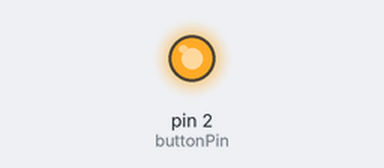
Bench run of a sketch on a simulated Arduino Uno, built with avr-gcc and run on an emulated ATmega328P. Parts: output pins drawn as LEDs (lit = HIGH).

Above: at 0.1 s.
Timing chart, 0 to 1.6 s (numbered marks = the images above):
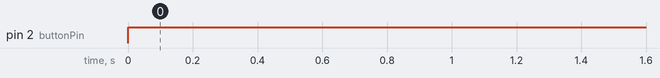

The sketch:

buzzer.ino
```cpp
const int buttonPin = 2;

// the setup function runs once when you press reset or power the board
void setup() {

  pinMode(buttonPin, OUTPUT);
}

// the loop function runs over and over again forever
void loop() {
  digitalWrite(buttonPin, HIGH);   // since the circuit is not complete till the button is pressed down this can always be on high
}
```

Measured:
- by itself, pin 2 (buttonPin): LOW → HIGH at 0.00 s
